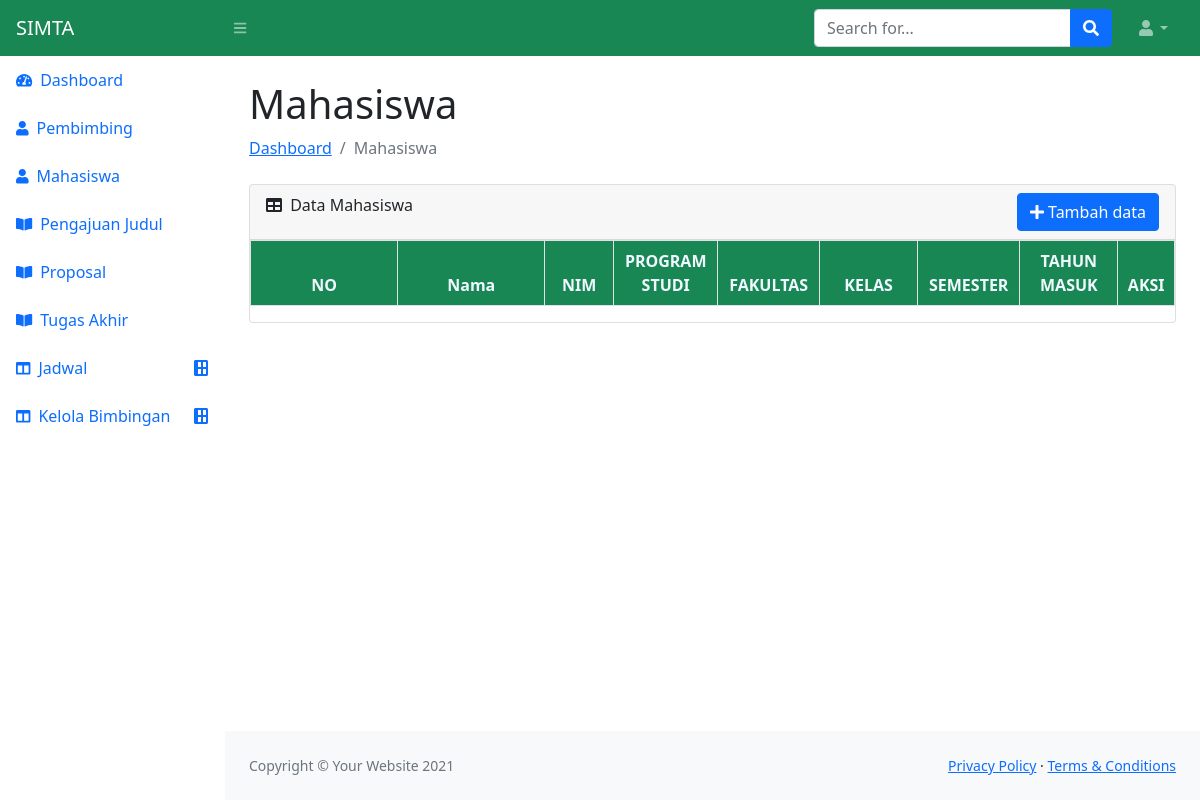
Page /tendik/mahasiswa on the earlier database version.
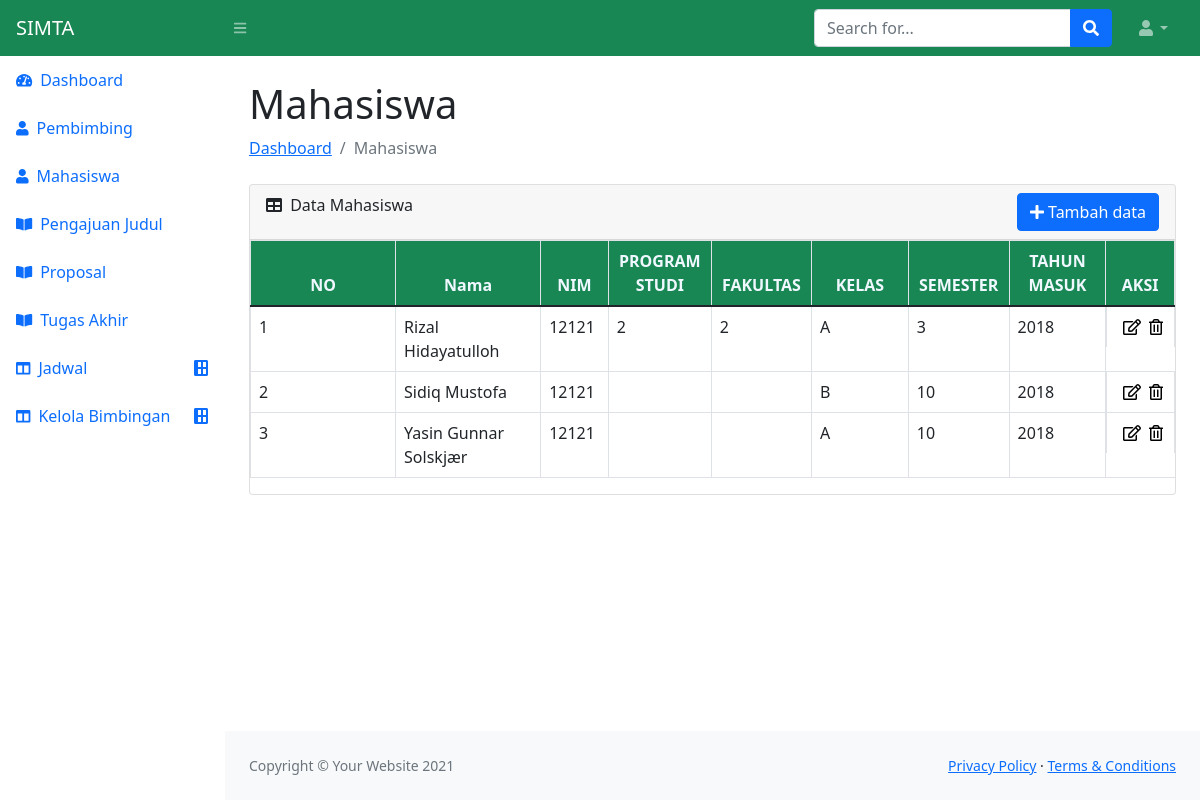
Same page on the later database version.
### tendik/models.py (models this page shows)
class MahasiswaModel(models.Model):
    nama = models.CharField(max_length=50)
    nim = models.IntegerField()
    prodi = models.CharField(max_length=20)
    fakultas = models.CharField(max_length=20)
    kelas = models.CharField(max_length=3)
    semester = IntegerField()
    tahun_masuk = models.IntegerField(null=True)

### tendik/views.py (the view, shortened to what this page needs)
# urls.py: path('mahasiswa', views.mahasiswaView, name='mahasiswa'),
def mahasiswaView(request):
    mhs_table = models.MahasiswaModel.objects.all()
    return render(request, 'tendik/mahasiswa.html', {
        'tabel_mhs': mhs_table
    })

### tendik/templates/tendik/mahasiswa.html (shortened to what this page needs)
{% extends 'main.html' %}
{% block content %}
<main>
    <div class="container-fluid px-4">
        <h1 class="mt-4">Mahasiswa</h1>
        <ol class="breadcrumb mb-4">
            <li class="breadcrumb-item"><a href="index.html">Dashboard</a></li>
            <li class="breadcrumb-item active">Mahasiswa</li>
        </ol>
        <div class="card mb-4">
            <div class="card-header d-flex justify-content-between card-header">
                <div class="">
                    <i class="fas fa-table me-1"></i>
                        Data Mahasiswa
                </div>
                 <div>
                     <div>
                         <a class="btn btn-primary" data-bs-toggle="modal" href="#exampleModalToggle" role="button"><span>
                            <i class="fa fa-plus" aria-hidden="true"></i>
                        </span><span>
                            Tambah data
                        </span></a>
                     </div>
                 </div>
            </div>
            <div class="table-responsive">
                <table class="table table-bordered">
                    <thead style="background-color: #198754">
                        <tr>
                            <th style="width: 15%; text-align: center; color: aliceblue;">NO</th>
                            <th style="width: 15%; text-align: center; color: aliceblue;">Nama</th>
                            <th style="width: 7%; text-align: center; color: aliceblue;">NIM</th>
                            <th style="width: 10%; text-align: center; color: aliceblue;">PROGRAM STUDI</th>
                            <th style="width: 10%; text-align: center; color: aliceblue">FAKULTAS</th>
                            <th style="width: 10%; text-align: center; color: aliceblue">KELAS</th>
                            <th style="width: 10%; text-align: center; color: aliceblue">SEMESTER</th>
                            <th style="width: 10%; text-align: center; color: aliceblue">TAHUN MASUK</th>
                            <th style="width: 5%;text-align: center; color: aliceblue">AKSI</th>
                        </tr>
                    </thead>
                    <tbody>
                        {% for i in tabel_mhs  %}
                        <tr>
                            <td>{{forloop.counter}}</td>
                            <td>{{i.nama}}</td>
                            <td>{{i.nim}}</td>
                            <td>{{i.prodi}}</td>
                            <td>{{i.fakultas}}</td>
                            <td>{{i.kelas}}</td>
                            <td>{{i.semester}}</td>
                            <td>{{i.tahun_masuk}}</td>
                            <td class="d-flex justify-content">
                                    <a id="exampleModalToggleLabel" href="mahasiswa/update/{{i.id}}" class="" >
                                        <i class="far fa-edit mx-2" style="color:black"></i>
                                    </a>
                                    <a href="mahasiswa/delete/{{i.id}}">
                                        <i class="far fa-trash-alt " style="color:black"></i>
                                    </a>
                            </td>
                        </tr>
                        {% endfor %}
                    </tbody>
                </table>
            </div>
        </div>
    </div>
</main>
{% endblock %}

### tendik/templates/main.html (shortened to what this page needs)
{% load static %}
<!doctype html>
<html lang="en">
  <head>
    <link href="https://cdn.jsdelivr.net/npm/bootstrap@5.1.3/dist/css/bootstrap.min.css" rel="stylesheet">
    <link href="https://cdn.jsdelivr.net/npm/simple-datatables@latest/dist/style.css" rel="stylesheet" />
    <link href="{% static 'css/styles.css' %}" rel="stylesheet" />
  </head>
  <body class="sb-nav-fixed">
        <nav class="sb-topnav navbar navbar-expand navbar-dark bg-success">
            <a class="navbar-brand ps-3" href="index.html">SIMTA</a>
            <button class="btn btn-link btn-sm order-1 order-lg-0 me-4 me-lg-0" id="sidebarToggle" href="#!"><i class="fas fa-bars"></i></button>
            <form class="d-none d-md-inline-block form-inline ms-auto me-0 me-md-3 my-2 my-md-0">
                <div class="input-group">
                    <input class="form-control" type="text" placeholder="Search for..." aria-label="Search for..." aria-describedby="btnNavbarSearch" />
                    <button class="btn btn-primary" id="btnNavbarSearch" type="button"><i class="fas fa-search"></i></button>
                </div>
            </form>
            <ul class="navbar-nav ms-auto ms-md-0 me-3 me-lg-4">
                <li class="nav-item dropdown">
                    <a class="nav-link dropdown-toggle" id="navbarDropdown" href="#" role="button" data-bs-toggle="dropdown" aria-expanded="false"><i class="fas fa-user fa-fw"></i></a>
                </li>
            </ul>
        </nav>
      <div id="layoutSidenav">
          {% include 'sidenav.html' %}
          <div id="layoutSidenav_content">
            {% block content %}
            {% endblock %}
            <footer class="py-4 bg-light mt-auto">
                <div class="container-fluid px-4">
                    <div class="d-flex align-items-center justify-content-between small">
                        <div class="text-muted">Copyright &copy; Your Website 2021</div>
                        <div>
                            <a href="#">Privacy Policy</a>
                            &middot;
                            <a href="#">Terms &amp; Conditions</a>
                        </div>
                    </div>
                </div>
            </footer>
          </div>
      </div>
  </body>
</html>

### tendik/templates/sidenav.html (shortened to what this page needs)
    <div id="layoutSidenav_nav">
        <nav class="sb-sidenav accordion sb-sidenav-success" id="sidenavAccordion">
            <div class="sb-sidenav-menu">
                <div class="nav">
                    <a class="nav-link" href="/tendik">
                        <div class="sb-nav-link-icon"><i class="fas fa-tachometer-alt"></i></div>
                        Dashboard
                    </a>
                    <a class="nav-link" href="/tendik/pembimbing">
                        <div class="sb-nav-link-icon"><i class="fas fa-user"></i></div>
                        Pembimbing
                    </a>
                    <a class="nav-link" href="/tendik/mahasiswa">
                        <div class="sb-nav-link-icon"><i class="fas fa-user"></i></div>
                        Mahasiswa
                    </a>
                    <a class="nav-link" href="/tendik/pengajuan-judul">
                        <div class="sb-nav-link-icon"><i class="fas fa-book-open"></i></div>
                        Pengajuan Judul
                    </a>
                    <a class="nav-link" href="/tendik/proposal">
                        <div class="sb-nav-link-icon"><i class="fas fa-book-open"></i></div>
                        Proposal
                    </a>
                    <a class="nav-link" href="/tendik/tugas-akhir">
                        <div class="sb-nav-link-icon"><i class="fas fa-book-open"></i></div>
                        Tugas Akhir
                    </a>
                    <a class="nav-link collapsed" href="#" data-bs-toggle="collapse" data-bs-target="#collapseLayouts" aria-expanded="false" aria-controls="collapseLayouts">
                        <div class="sb-nav-link-icon"><i class="fas fa-columns"></i></div>
                        Jadwal
                        <div class="sb-sidenav-collapse-arrow"><i class="fas fa-table"></i></div>
                    </a>
                    <a class="nav-link collapsed" href="#" data-bs-toggle="collapse" data-bs-target="#collapseLayouts" aria-expanded="false" aria-controls="collapseLayouts">
                        <div class="sb-nav-link-icon"><i class="fas fa-columns"></i></div>
                        Kelola Bimbingan
                        <div class="sb-sidenav-collapse-arrow"><i class="fas fa-table"></i></div>
                    </a>
            </div>
        </nav>
    </div>

Differences in the rows shown:
added MahasiswaModel: nama "Rizal Hidayatulloh", nim "12121", prodi "2", fakultas "2", kelas "A", semester "3", tahun_masuk "2018"
added MahasiswaModel: nama "Sidiq Mustofa", nim "12121", kelas "B", semester "10", tahun_masuk "2018"
added MahasiswaModel: nama "Yasin Gunnar Solskjær", nim "12121", kelas "A", semester "10", tahun_masuk "2018"
